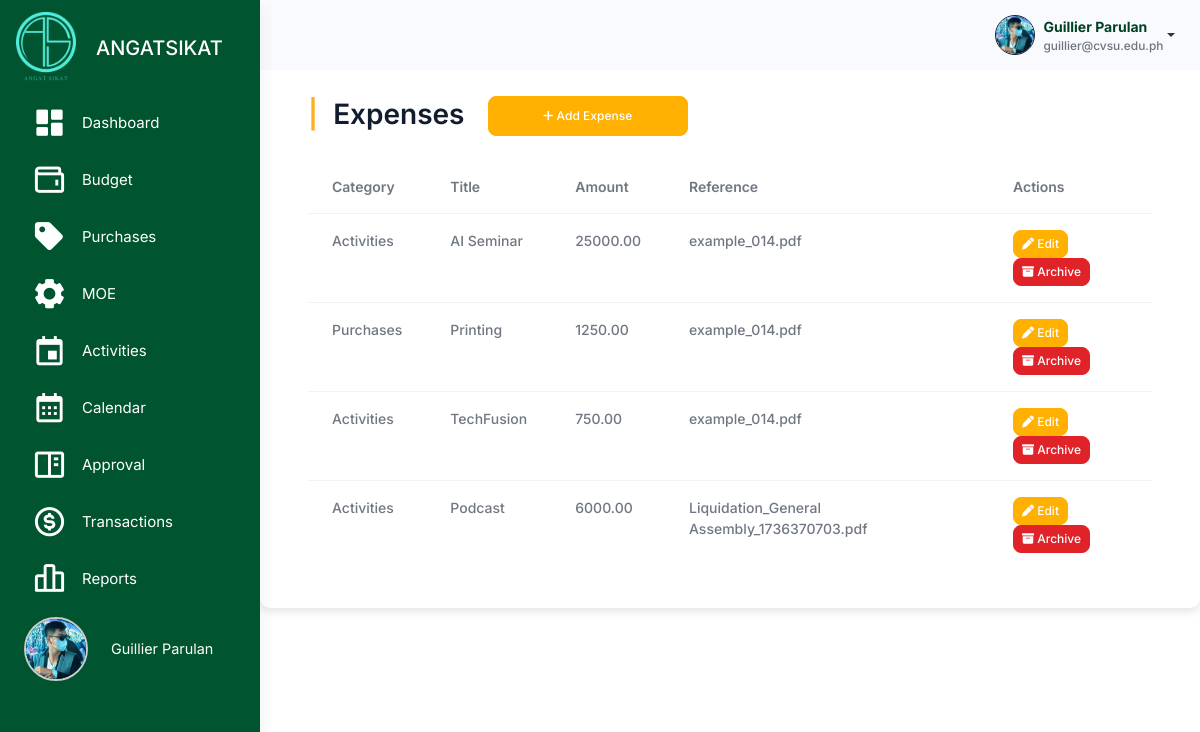
Screenshot of /src/income_and_expenses/expenses.php (signed in) with the database file from the repository.
### tables this page shows
CREATE TABLE `users` (
  `user_id` int(11) NOT NULL,
  `username` varchar(100) NOT NULL,
  `password` varchar(255) NOT NULL,
  `profile_picture` varchar(255) NOT NULL,
  `first_name` varchar(255) NOT NULL,
  `last_name` varchar(255) NOT NULL,
  `email` varchar(100) NOT NULL,
  `role` enum('admin','officer','member') NOT NULL,
  `organization_id` int(11) DEFAULT NULL,
  `archived` tinyint(1) DEFAULT 0,
  `created_at` timestamp NOT NULL DEFAULT current_timestamp(),
  `position` enum('President','Treasurer') NOT NULL,
  `failed_attempts` int(11) DEFAULT 0,
  `is_locked` tinyint(1) DEFAULT 0,
  `last_failed_attempt` datetime DEFAULT NULL
);

CREATE TABLE `expenses` (
  `expense_id` int(11) NOT NULL,
  `organization_id` int(11) NOT NULL,
  `summary_id` int(11) NOT NULL,
  `category` enum('Activities','Purchases','Maintenance and Other Expenses') NOT NULL,
  `title` varchar(255) NOT NULL,
  `amount` decimal(10,2) NOT NULL,
  `reference` varchar(255) DEFAULT NULL,
  `created_at` timestamp NOT NULL DEFAULT current_timestamp(),
  `archived` tinyint(4) NOT NULL DEFAULT 0
);

### src/user_query.php (called while the page is built, shortened)
<?php
$user_id = $_SESSION['user_id'];
$user_query = "SELECT * FROM users WHERE user_id = '$user_id'";
$user_result = mysqli_query($conn, $user_query);
if ($user_result && mysqli_num_rows($user_result) > 0) {
    $user = mysqli_fetch_assoc($user_result);
    $firstname = $user['first_name'];
    $lastname = $user['last_name'];
    $fullname = $firstname . ' ' . $lastname;
    $email = $user['email'];
    $profile_picture = $user['profile_picture'];
} else {
    echo "Error fetching user data: " . mysqli_error($conn);
    exit();
}
?>

### src/session_check.php (called while the page is built, shortened)
<?php
$organization_id = $_SESSION['organization_id'];
?>

### src/income_and_expenses/expenses.php (the view, shortened to what this page needs)
<?php
include '../connection.php';
include '../session_check.php';
include '../user_query.php';
$sql = "SELECT * FROM expenses WHERE organization_id = $organization_id AND archived = 0";
$result = $conn->query($sql);
?>
<!DOCTYPE html>
<html lang="en">
<head>
    <link rel="stylesheet" href="../assets/css/styles.min.css" />
    <link rel="stylesheet" href="../budget_management/css/budget.css" />
    <link href="https://unpkg.com/boxicons@2.1.4/css/boxicons.min.css" rel="stylesheet" />
    <link rel="stylesheet" href="https://cdnjs.cloudflare.com/ajax/libs/font-awesome/6.6.0/css/all.min.css">
    <link rel="stylesheet"
        href="https://cdnjs.cloudflare.com/ajax/libs/selectize.js/0.12.6/css/selectize.bootstrap3.min.css"
 />
    <link rel="stylesheet" href="https://cdn.datatables.net/1.13.1/css/dataTables.bootstrap5.min.css">
</head>
<body>
    <div class="page-wrapper" id="main-wrapper" data-layout="vertical" data-navbarbg="skin6" data-sidebartype="full"
        data-sidebar-position="fixed" data-header-position="fixed">
        <aside class="left-sidebar" id="sidebar">
            <div>
                <div class="brand-logo d-flex align-items-center justify-content-between">
                    <a class="text-nowrap logo-img">
                        <img src="../assets/images/logos/neon_sikat.png" alt="Angat Sikat Logo" class="logo contain"
                            style="width: 60px; height: auto;" />
                    </a>
                    <span class="logo-text">ANGATSIKAT</span>
                </div>
                <nav class="sidebar-nav scroll-sidebar" data-simplebar="">
                    <ul id="sidebarnav">
                        <li class="sidebar-item">
                            <a class="sidebar-link" href="../dashboard/officer_dashboard.php" aria-expanded="false">
                                <i class="bx bxs-dashboard" style="color: #fff; font-size: 35px;"></i>
                                <span class="hide-menu">Dashboard</span>
                            </a>
                        </li>
                        <ul id="sidebarnav">
                            <li class="sidebar-item">
                                <a class="sidebar-link" aria-expanded="false" data-tooltip="Budget"
                                    onclick="toggleSubmenu(event)">
                                    <i class="bx bx-wallet" style="color: #fff; font-size: 35px;"></i>
                                    <span class="hide-menu">Budget</span>
                                </a>
                            </li>
                            <li class="sidebar-item">
                                <a class="sidebar-link" href="../budget_management/purchases/purchases.php" aria-expanded="false">
                                    <i class="bx bxs-purchase-tag" style="color: #fff; font-size: 35px;"></i>
                                    <span class="hide-menu">Purchases</span>
                                </a>
                            </li>
                            <li class="sidebar-item">
                                <a class="sidebar-link" href="../budget_management/maintenance/maintenance.php" aria-expanded="false">
                                    <i class="bx bxs-cog" style="color: #fff; font-size: 35px;"></i>
                                    <span class="hide-menu">MOE</span>
                                </a>
                            </li>
                            <li class="sidebar-item">
                                <a class="sidebar-link" href="../activity_management/activities.php" aria-expanded="false"
                                    data-tooltip="Activities">
                                    <i class="bx bx-calendar-event" style="color: #fff; font-size: 35px;"></i>
                                    <span class="hide-menu">Activities</span>
                                </a>
                            </li>
                            <li class="sidebar-item">
                                <a class="sidebar-link" href="../activity_management/calendar.php" aria-expanded="false"
                                    data-tooltip="Calendar">
                                    <i class="bx bx-calendar" style="color: #fff; font-size: 35px;"></i>
                                    <span class="hide-menu">Calendar</span>
                                </a>
                            </li>
                            <li class="sidebar-item">
                                <a class="sidebar-link" href="../budget_management/budget_approval_table.php" aria-expanded="false"
                                    data-tooltip="Approval">
                                    <i class="bx bx-book-content" style="color: #fff; font-size: 35px;"></i>
                                    <span class="hide-menu">Approval</span>
                                </a>
                            </li>
                            <li class="sidebar-item">
                                <a class="sidebar-link" aria-expanded="false" data-tooltip="Income & Expenses"
                                    onclick="toggleSubmenu(event)">
                                    <i class="bx bx-dollar-circle" style="color: #fff; font-size: 35px;"></i>
                                    <span class="hide-menu">Transactions</span>
                                </a>
                            </li>
                        </ul>
                        <li class="sidebar-item">
                            <a class="sidebar-link" href="../reports/reports.php" aria-expanded="false"
                                data-tooltip="Manage Events">
                                <i class="bx bx-bar-chart-alt-2" style="color: #fff; font-size: 35px;"></i>
                                <span class="hide-menu">Reports</span>
                            </a>
                        </li>
                        <li class="sidebar-item profile-container">
                            <a class="sidebar-link" href="../user/profile.php" aria-expanded="false"
                                data-tooltip="Profile" style="display: flex; align-items: center; padding: 0.5rem;">
                                <div class="profile-pic-border"
                                    style="height: 4rem; width: 4rem; display: flex; justify-content: center; align-items: center; overflow: hidden; border-radius: 50%; border: 2px solid #ccc;">
                                    <img src="<?php echo !empty($profile_picture) ? '../user/' . htmlspecialchars($profile_picture) : '../user/uploads/default.png'; ?>"
                                        alt="Profile Picture" class="profile-pic"
                                        style="height: 100%; width: 100%; object-fit: cover;" />
                                </div>
                                <span class="profile-name" style="margin-left: 0.5rem; font-size: 0.9rem;">
                                    <?php echo htmlspecialchars($user['first_name']) . ' ' . htmlspecialchars($user['last_name']); ?>
                                </span>
                            </a>
                        </li>
                    </ul>
                </nav>
            </div>
        </aside>
        <div class="body-wrapper">
            <header class="app-header">
                <nav class="navbar navbar-expand-lg navbar-light">
                    <div class="navbar-collapse justify-content-end px-0" id="navbarNav">
                        <ul class="navbar-nav flex-row ms-auto align-items-center justify-content-end">
                            <li class="nav-item dropdown">
                                <div class="dropdown">
                                    <a href="#" class="dropdown-toggle d-flex align-items-center"
                                        data-bs-toggle="dropdown" aria-expanded="false" style="text-decoration: none;">
                                        <img class="border border-dark rounded-circle"
                                            src="<?php echo !empty($profile_picture) ? '../user/' . $profile_picture : '../user/uploads/default.png'; ?>"
                                            alt="Profile"
                                            style="width: 40px; height: 40px; margin-left: 10px; object-fit: cover;">
                                        <div class="d-flex flex-column align-items-start ms-2">
                                            <span style="font-weight: bold; color: #004024;">
                                                <?php echo htmlspecialchars($fullname); ?>
                                            </span>
                                            <span style="font-size: 0.85em; color: #6c757d;">
                                                <?php echo htmlspecialchars($email); ?>
                                            </span>
                                        </div>
                                    </a>
                                </div>
                            </li>
                        </ul>
                    </div>
                </nav>
            </header>
            <div class="container mt-5 p-5">
                <h2 class="mb-4">
                    <span class="text-warning fw-bold me-2">|</span> Expenses
                    <button class="btn btn-primary ms-3" data-bs-toggle="modal" data-bs-target="#addExpenseModal"
                        style="height: 40px; width: 200px; border-radius: 8px; font-size: 12px;">
                        <i class="fa-solid fa-plus"></i> Add Expense
                    </button>
                </h2>
                <div class="table-responsive" style="max-height: 400px;">
                    <table id="expensesTable" class="table">
                        <thead>
                            <tr>
                                <th>Category</th>
                                <th>Title</th>
                                <th>Amount</th>
                                <th>Reference</th>
                                <th>Actions</th>
                            </tr>
                        </thead>
                        <tbody>
                            <?php
                            if ($result->num_rows > 0) {
                                while($row = $result->fetch_assoc()) {
                                    echo "<tr>
                                            <td>{$row['category']}</td>
                                            <td>{$row['title']}</td>
                                            <td>{$row['amount']}</td>
                                            <td>{$row['reference']}</td>
                                            <td>
                                                <button class='btn btn-primary btn-sm edit-btn'
                                                        data-bs-toggle='modal'
                                                        data-bs-target='#editExpenseModal'
                                                        data-id='{$row['expense_id']}'>
                                                    <i class='fa-solid fa-pen'></i> Edit
                                                </button>
                                                <button class='btn btn-danger btn-sm archive-btn'
                                                        data-id='{$row['expense_id']}'>
                                                    <i class='fa-solid fa-box-archive'></i> Archive
                                                </button>
                                            </td>
                                        </tr>";
                                }
                            } else {
                                echo "<tr><td colspan='5' class='text-center'>No expenses found</td></tr>";
                            }
                            ?>
                        </tbody>
                    </table>
                </div>
            </div>
        </div>
    </div>
</body>
</html>

### src/budget_management/css/budget.css (style rules this page uses)
.container { padding-top: 20px; background-color: #fff; border-radius: 10px; box-shadow: 0 4px 8px rgba(0, 0, 0, 0.1); }
table { table-layout: auto; max-width: 100%; height: auto; border-collapse: collapse; }
.btn-primary { background-color: #ffb000; border-color: #ffb000; }
.btn-danger { background-color: #e02329; border-color: #e02329; color: #fff; }

### src/income_and_expenses/expenses.php (style rules this page uses)
#sidebar>div>div>span { color: #fff; font-size: 20px; position: absolute; margin-left: 80px; }
#sidebarnav>li>a>span { color: #fff; }
.body-wrapper { height: 100vh; overflow-x: hidden; overflow-y: auto; background-color: white; }
.sidebar-link { position: relative; cursor: pointer; }
.scroll-sidebar { overflow: auto; }
.scroll-sidebar { -ms-overflow-style: none; scrollbar-width: none; }
.table-responsive { overflow-x: auto; -webkit-overflow-scrolling: touch; width: 100%; height: auto; }
table { width: 100%; border-collapse: collapse; }
th, td { text-align: left; padding: 12px; }
th { background-color: #007bff; color: white; }
.btn { font-size: 12px; }

### rows the page displays
users: profile_picture (picture), first_name "Guillier", last_name "Parulan", fullname "Guillier Parulan", email "guillier@cvsu.edu.ph"
expenses: category "Activities", title "AI Seminar", amount "25000.00", reference "example_014.pdf"
expenses: category "Purchases", title "Printing", amount "1250.00", reference "example_014.pdf"
expenses: category "Activities", title "TechFusion", amount "750.00", reference "example_014.pdf"
expenses: category "Activities", title "Podcast", amount "6000.00", reference "Liquidation_General Assembly_1736370703.pdf"
